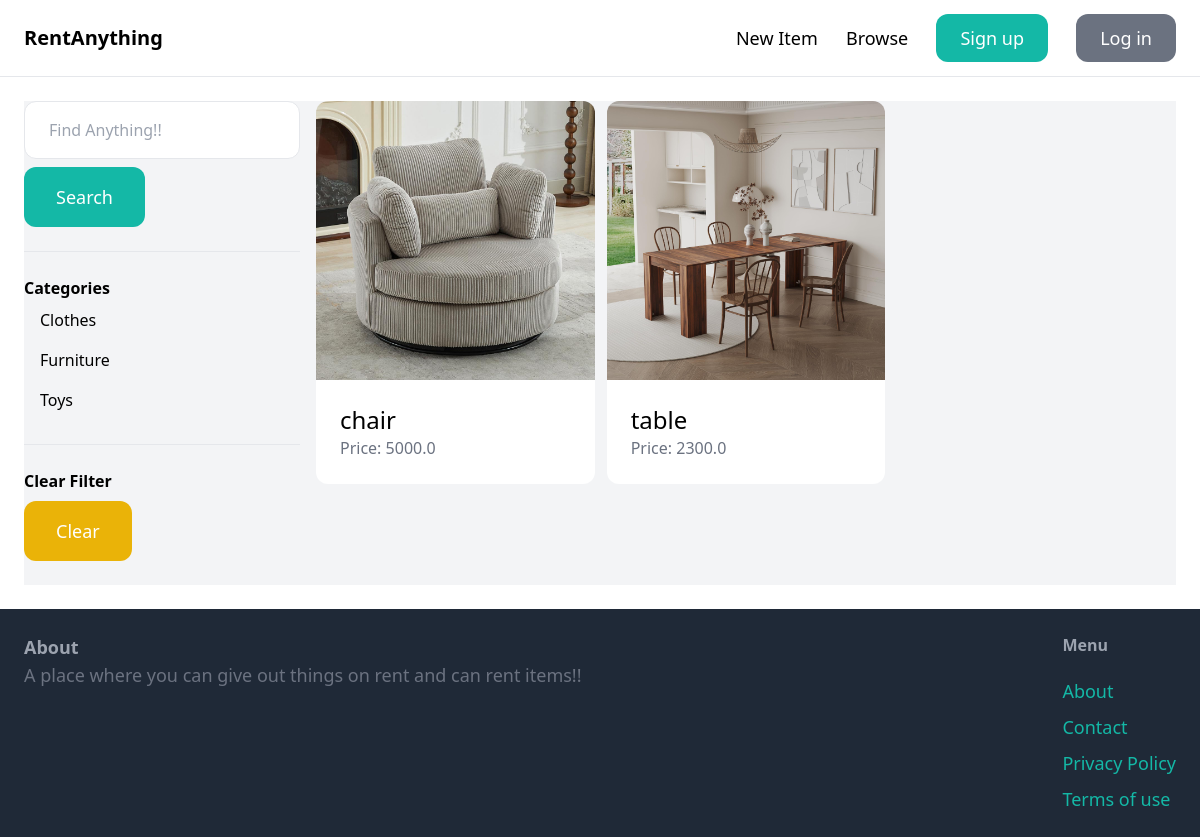
The app's page /items/ with its own data.
### item/models.py (models this page shows, shortened)
class Category(models.Model):
    name=models.CharField(max_length=300)
    class Meta:
        ordering=('name',)
        verbose_name_plural='Categories'

class Item(models.Model):
    category=models.ForeignKey(Category,related_name='items',on_delete=models.CASCADE)
    name=models.CharField(max_length=300)
    description=models.TextField(blank=True,null=True)
    pricing=models.FloatField()
    image=models.ImageField(upload_to='items/',blank=True,null=True)
    is_sold=models.BooleanField(default=False)
    created_by=models.ForeignKey(User,related_name='items',on_delete=models.CASCADE)
    created_at=models.DateTimeField(auto_now_add=True)

### item/views.py (the view)
# urls.py: path('items/',include('item.urls')),
def items(request):
    query=request.GET.get('query','')
    category_id=request.GET.get('category',0)
    categories=Category.objects.all()
    items=Item.objects.filter(is_sold=False)
    if category_id:
        items=Item.objects.filter(category_id=category_id,is_sold=False)
    if(query):
        items=items.filter(Q(name__icontains=query) | Q(description__icontains=query))
    return render(request,'item/items.html',{
        'items': items,
        'query': query,
        'categories':categories,
        'category_id': int(category_id)
    })

### item/templates/item/items.html (shortened to what this page needs)
{% extends 'core/layout.html' %}
{% block content %}
    <div class="pb-6 grid grid-cols-4 gap-4 bg-gray-100">
        <div class="col-span-1">
            <form method="get" action="{% url 'item:items' %}">
                <input name="query" class="w-full py-4 px-6 border rounded-xl" type="text" value="{{query}}" placeholder="Find Anything!!">
                <button class="mt-2 py-4 px-8 text-lg bg-teal-500 text-white rounded-xl">Search</button>
            </form>
            <hr class="my-6">
            <p class="font-semibold">Categories</p>
            <ul>
                {% for category in categories %}
                    <li class="py-2 px-2 rounded-xl{% if category.id == category_id %} bg-gray-200 {% endif %}"><a href="{% url 'item:items' %}?query={{query}}&category={{category.id}}" class="py-2 px-2 rounded-xl">{{category.name}}</a></li>
                {% endfor %}
            </ul>
               <hr class="my-6">
            <p class="font-semibold">Clear Filter</p>
            <ul>
                <li><a href="{% url 'item:items' %}" class="mt-2 py-4 px-8 inline-block bg-yellow-500 text-lg rounded-xl text-white">Clear</a></li>
            </ul>
        </div>
        <div class="col-span-3">
            <div class="grid grid-cols-3 gap-3">
        {% for item in items %}
            <div>
                <a href="{% url 'item:detail' item.id %}">
                    <div>
                        {% if item.image %}
                            <img src="{{item.image.url}}" class="rounded-t-xl">
                        {% endif %}
                    </div>
                    <div class="p-6 bg-white rounded-b-xl">
                        <h2 class="text-2xl">{{item.name}}</h2>
                        <p class="text-gray-500">Price: {{item.pricing}}</p>
                    </div>
                </a>
            </div>
        {% endfor %}
    </div>
        </div>
    </div>
{% endblock %}

### records on screen
Category: name "Clothes"
Category: name "Furniture"
Category: name "Toys"
Item: image (picture), name "chair", pricing "5000.0"
Item: image (picture), name "table", pricing "2300.0"
